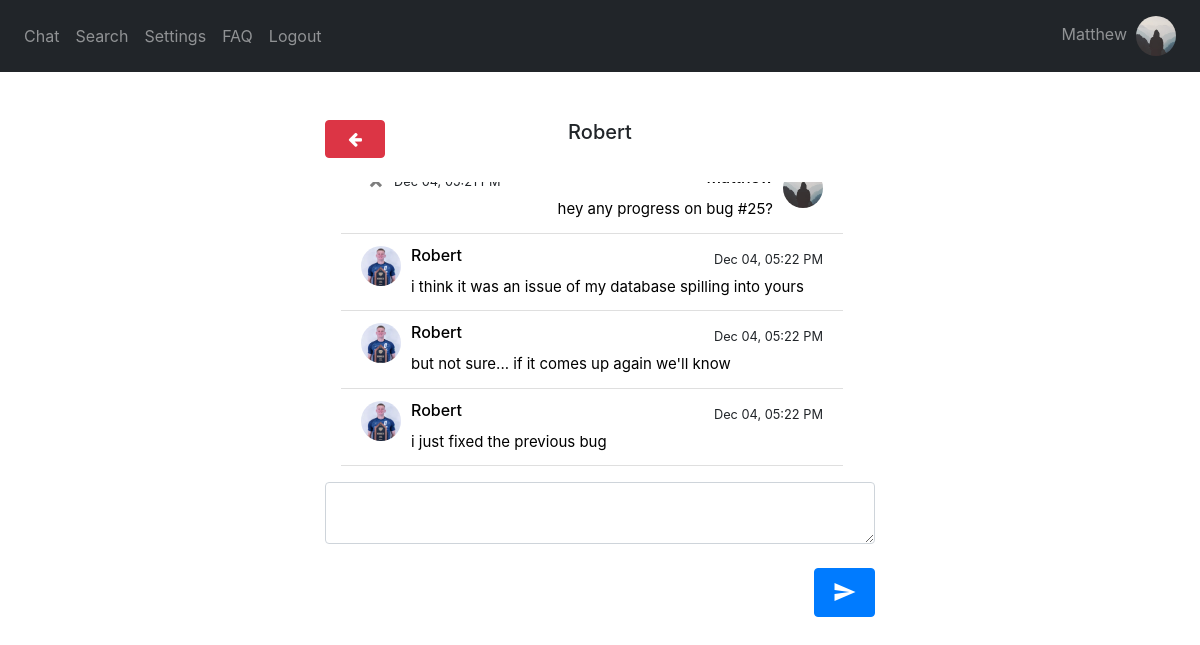
The page /chat/Robert (signed in) on the database as committed earlier.
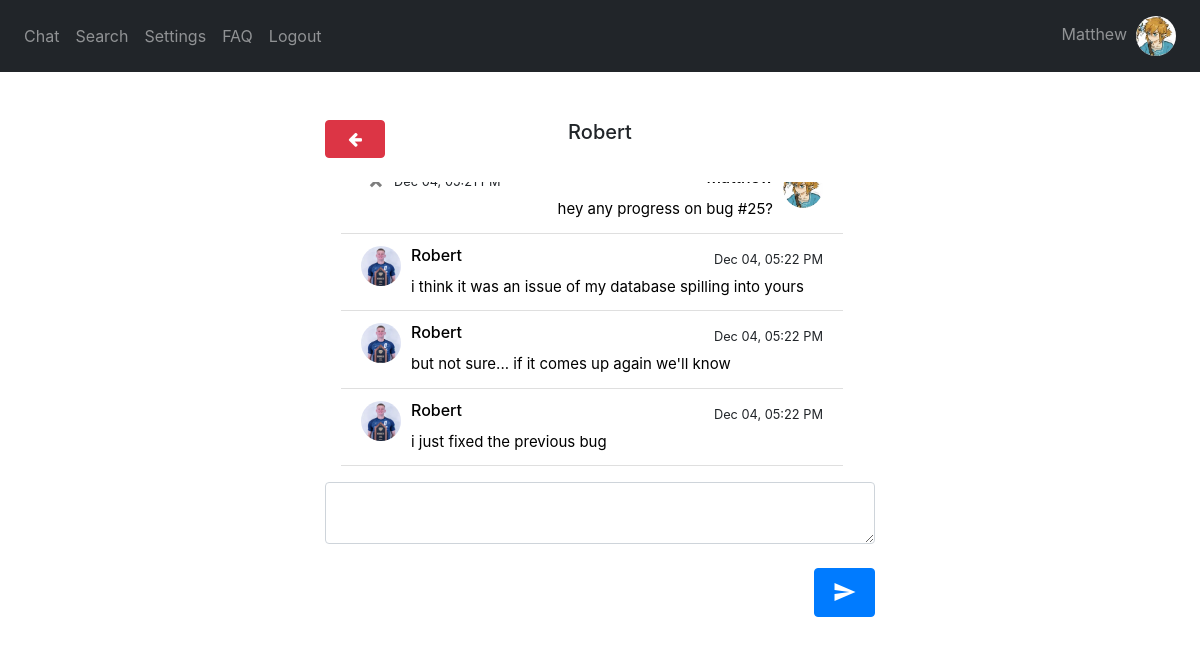
The same page on the database as committed later.
### website/models.py (models this page shows)
class User(db.Model, UserMixin):
    username = db.Column(db.String(150), unique=True)
    password = db.Column(db.String(150))
    answer = db.Column(db.String(150)) # security word
    question = db.Column(db.String(150)) # security question
    text_color = db.Column(db.String(20), default='Black') # message text color
    text_size = db.Column(db.String(20), default='Medium') # message text size
    background = db.Column(db.String(20), default='White') # background color
    status = db.Column(db.String(150))
    messages = db.relationship('Message')
    friends_list = db.relationship('Friend')
    block_list = db.relationship('Block')
    request_list = db.relationship('Request')
    id = db.Column(db.Integer, primary_key=True)
    groups = db.relationship('Group', secondary=user_groups, backref=db.backref('members', lazy='dynamic'))
    image_file = db.Column(db.String(20), nullable=False, default='default.jpg')

class Message(db.Model):
    id = db.Column(db.Integer, primary_key=True)
    data = db.Column(db.String(10000))
    date = db.Column(db.DateTime(timezone=True), default=func.now(tz=pytz.timezone('US/Eastern')))
    user_id = db.Column(db.Integer, db.ForeignKey('user.id')) #one-to-many relationship
    recipient_id = db.Column(db.Integer)
    group_id = db.Column(db.Integer)

### website/routes.py (the view, shortened to what this page needs)
@routes.route('/chat/<string:recipient>', methods = ['GET', 'POST'])
@login_required
def chat_with(recipient):
    recipient = User.query.filter(User.username == recipient).first_or_404()
    return render_template("chat_with.html", User = User, user = current_user, username = current_user.username,
        Message = Message, recipient = recipient, desc = desc, redirect = redirect, message1 = None, datetime = datetime)

### website/__init__.py (called while the page is built)
def create_app():
    app = Flask(__name__)
    app.config['SECRET_KEY'] = 'wadkjwlajda'
    app.config['SQLALCHEMY_DATABASE_URI'] = f'sqlite:///{DB_NAME}'
    db.init_app(app)
    from .routes import routes
    from .auth import auth
    from .group_routes import group_routes
    app.register_blueprint(routes, url_prefix='/')
    app.register_blueprint(auth, url_prefix='/')
    app.register_blueprint(group_routes, url_prefix='/')
    from .models import User, Message
    create_database(app)
    login_manager = LoginManager()
    login_manager.login_view = 'auth.login'
    login_manager.init_app(app)
    @login_manager.user_loader
    def load_user(id):
        return User.query.get(int(id))
    return app

### website/templates/chat_with.html (shortened to what the changed rows need)
{% extends "base.html" %} {% block title %}Chat{% endblock %} {% block content
    %}
    <link rel="stylesheet" href="https://cdnjs.cloudflare.com/ajax/libs/font-awesome/4.7.0/css/font-awesome.min.css">
    <br />
{% if recipient %}
<div style =   "position: fixed;
                right: 0;
                left: 0;
                margin-right: auto;
                margin-left: auto;
                min-height: 10em;
                max-width: 550px;">
    <ul class="list-group list-group-flush" id="messages">
            <div class="overflow-auto p-3 mb-3 mb-md-0 mr-md-3 bg-light;" style="max-height: 300px; display: flex; flex-direction: column-reverse;">
            {% for message in Message.query.order_by(desc(Message.id)).all() %}
            {% if message.user_id == user.id and message.recipient_id == recipient.id %}
                <li style="background-color: {{user.background}}" class="list-group-item">
                    <div style="height:30px">
                        <a href="/profile">
                            <div style="float: right; padding-left: 10px"><img id="cornerpic" style="width:40px" class="rounded-circle account-img" src="{{ url_for('static', filename='profile_pics/' + current_user.image_file) }}"></div>
                            <div style="float: right; color:black"><h6>{{ current_user.username }}</h6>
                    </div>
                        </a>
                    <div style="float: left; width: 5%"><a class="close" id="chat" href="/delete-message/{{message.id}}/{{recipient.username}}"><span aria-hidden="true">&times;</span></a></div>
                    {% if (message.date - datetime.datetime.now()).days < 0 %}
                    <div style="float:left; padding-left: 10px"><small>{{(message.date - datetime.timedelta(hours=5)).strftime('%b %d, %I:%M %p')}}</small></div>
                    {% elif (message.date - datetime.datetime.now()).days == -1 %}
                        <div style="float:left; padding-left: 10px"><small>{{(message.date - datetime.timedelta(hours=5)).strftime('Yesterday, %I:%M %p')}}</small></div>
                    {% else %}
                        <div style="float:left; padding-left: 10px"><small>{{(message.date - datetime.timedelta(hours=5)).strftime('%I:%M %p')}}</small></div>
                    {% endif %}
                </div>
                <div style="overflow-wrap: break-word; color: {{user.text_color}}; font-size: {{user.text_size}}" align="right">{{message.data}}</div>
                </li>
            {% endif %}
        {% endfor %}
        </div>
    </ul>
</div>
{% endif %}
{% endblock %}

### website/templates/base.html (shortened to what this page needs)
<!DOCTYPE html>
<html>
  <head>
    <link
      rel="stylesheet"
      href="https://stackpath.bootstrapcdn.com/bootstrap/4.4.1/css/bootstrap.min.css"
    />
    <link
      rel="stylesheet"
      href="https://stackpath.bootstrapcdn.com/font-awesome/4.7.0/css/font-awesome.min.css"
    />
  </head>
  <body>
    <nav class="navbar navbar-expand-lg navbar-dark bg-dark">
      <div class="collapse navbar-collapse" id="navbar">
        <div class="navbar-nav">
          {% if current_user.is_authenticated %}
            <a class="nav-item nav-link" id="chat" href="/">Chat</a>
            <a class="nav-item nav-link" id="search" href="/search">Search</a>
            <a class="nav-item nav-link" id="settings" href="/settings">Settings</a>
            <a class="nav-item nav-link" id="faq" href="/faq">FAQ</a>
            <a class="nav-item nav-link" id="logout" href="/logout">Logout</a>
          {% else %}
            <a class="nav-item nav-link" id="login" href="/login">Log In</a>
            <a class="nav-item nav-link" id="signUp" href="/sign-up">Sign Up</a>
            <a class="nav-item nav-link" id="faq" href="/faq">FAQ</a>
          {% endif %}
        </div>
      </div>
        <div class="navbar-nav">
          {% if current_user.is_authenticated %}
            <a class="nav-item nav-link" id="chat" href="/profile">{{current_user.username}}&nbsp;&nbsp;<img id="cornerpic" style="width: 40px;" class="rounded-circle account-img" src="{{ url_for('static', filename='profile_pics/' + current_user.image_file) }}"></a>
          {% endif %}
        </div>
    </nav>
    <br />
    <div class="container">{% block content %} {% endblock %}</div>
  </body>
</html>

Rows that differ between the two databases and show on the page:
changed User "Matthew": image_file: picture added in place of a placeholder
changed through a linked row, Message "hey any progress on bug #25?": image_file: picture added in place of a placeholder
